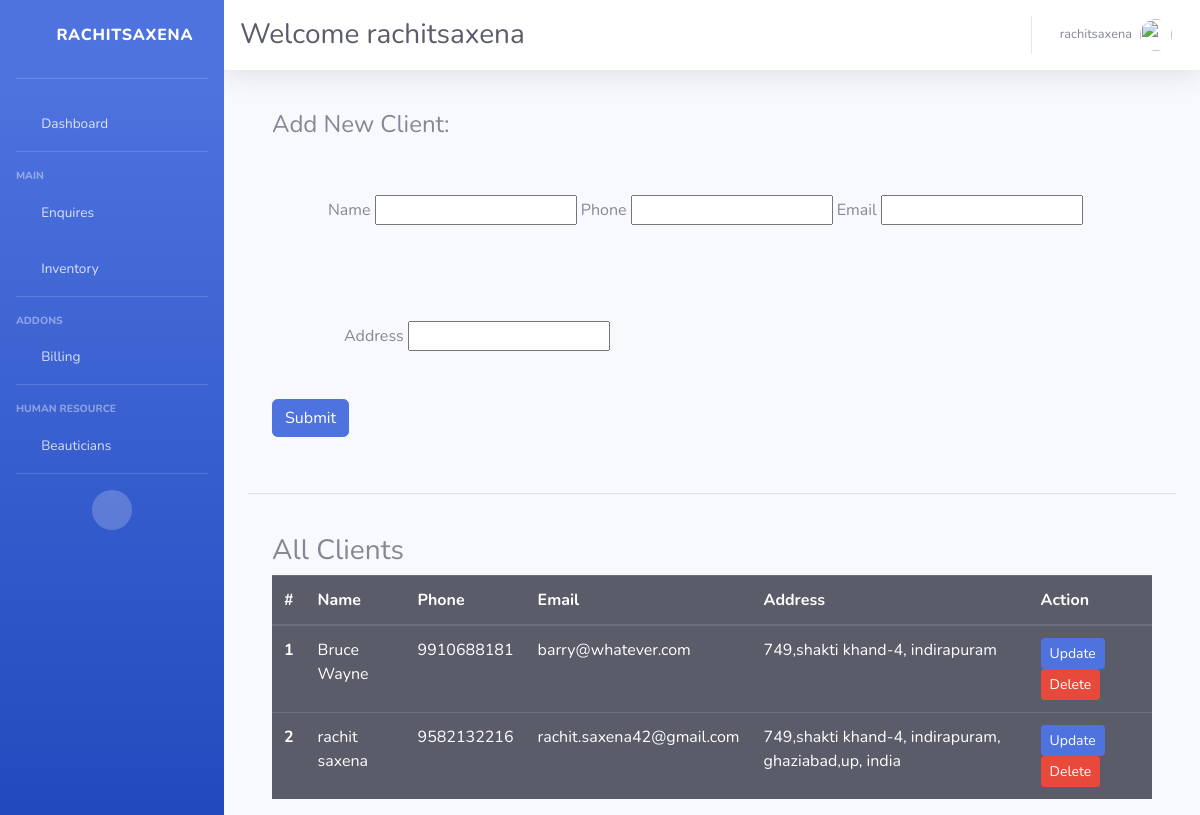
The app's page /old/clients (signed in) with its own data.
### basic/models.py (models this page shows, shortened)
class Client(models.Model):
    name = models.CharField(max_length= 100 , null=True , blank=True)
    email = models.EmailField(max_length=100 , null=True , blank=True)
    phone = models.CharField(max_length=10 , null=True , blank=True)
    address = models.CharField(max_length=500 , null=True , blank=True)
    dob = models.DateField(null=True , blank=True)

### basic/views.py (the view)
# urls.py: path('clients' , views.clients , name='clients'),
@login_required(login_url='loginPage')
def clients(request):
    cli = Client.objects.all()
    form = NewClient()
    if request.method=='POST':
        form = NewClient(request.POST)
        if form.is_valid():
            form.save()
            return redirect('calendarapp:calendar')
        else :
            return render(request , 'basic/404.html')
    else :
        form = NewClient()
    params = {
        'pro' : cli,
        'form' : form
    }
    return render(request , 'basic/forms/newClient.html' , params)

### basic/forms.py
class NewClient(ModelForm):
    class Meta:
        model = Client
        fields = '__all__'

### basic/templates/basic/forms/newClient.html
{% extends 'basic/base.html' %}
{% block content %}
    <div class='container commonContainer py-3'>
    <h4>Add New Client:</h4>
      <form method='post'  class="form-inline"  action=''> {% csrf_token %}
            <div class='container px-2 m-5'>
            {{form.name.label}}
            {{form.name}}
            {{form.phone.label}}
            {{form.phone}}
            {{form.email.label}}
            {{form.email}}
            </div>
            <div class='container px-4 m-5'>
            {{form.address.label}}
            {{form.address}}
            </div>
            <button type="submit" value="Submit" class='btn btn-primary'>Submit</button>
        </form>
    </div>
    <br>
    <hr>
    <br>
    <div class='container'>
        <h3> All Clients </h3>
        <table class="table table-dark enquiryTable">
                  <thead>
                    <tr>
                      <th scope="col">#</th>
                      <th scope="col">Name</th>
                      <th scope="col">Phone</th>
                      <th scope="col">Email</th>
                      <th scope='col'>Address</th>
                      <th scope='col'>Action </th>
                    </tr>
                  </thead>
                  <tbody>
                  {% for i in pro %}
                    <tr>
                      <th scope="row">{{i.id}}</th>
                      <td>{{i.name}}</td>
                      <td>{{i.phone}}</td>
                      <td>{{i.email}}</td>
                      <td>{{i.address}}</td>
                      <td>
                        <a class='btn btn-sm btn-primary' href="{% url 'clientUpdate' i.id %}">Update </a>
                        <a class='btn btn-sm btn-danger' href="{% url 'clientDelete' i.id %}">Delete </a>
                       </td>
                    </tr>
                    {% endfor %}
                  </tbody>
                </table>
    </div>
{% endblock content %}

### basic/templates/basic/base.html (shortened to what this page needs)
<!DOCTYPE html>
<html lang="en">
{% load static %}
<head>
    <link href="{% static 'frontend/vendor/fontawesome-free/css/all.min.css' %}" rel="stylesheet" type="text/css">
    <link href="{% static 'frontend/css/sb-admin-2.min.css' %}" rel="stylesheet">
</head>
<body id="page-top">
    <div id="wrapper">
        <ul class="navbar-nav bg-gradient-primary sidebar sidebar-dark accordion" id="accordionSidebar">
            <a class="sidebar-brand d-flex align-items-center justify-content-center " href="{% url 'calendarapp:calendar' %}">
                <div class="sidebar-brand-icon rotate-n-15">
                    <i class="fas fa-fan"></i>
                </div>
                <div class="sidebar-brand-text mx-3">RachitSaxena</div>
            </a>
            <hr class="sidebar-divider mt-2">
            <li class="nav-item">
                <a class="nav-link" href="{% url 'calendarapp:calendar' %}">
                    <i class="fas fa-fw fa-tachometer-alt"></i>
                    <span>Dashboard</span></a>
            </li>
            <hr class="sidebar-divider">
            <div class="sidebar-heading">
                Main
            </div>
            <li class="nav-item">
                <a class="nav-link" href="{% url 'enquiry' %}">
                    <i class="fas fa-fw fa-chart-area"></i>
                    <span>Enquires</span></a>
            </li>
            <li class="nav-item">
                <a class="nav-link" href={% url 'stock' %}>
                    <i class="fas fa-fw fa-chart-area"></i>
                    <span>Inventory</span></a>
            </li>
            <hr class="sidebar-divider">
            <div class="sidebar-heading">
                Addons
            </div>
            <li class="nav-item">
                <a class="nav-link " href="{% url 'serviceSlip' %}">
                    <i class="fas fa-fw fa-chart-area"></i>
                    <span>Billing</span></a>
            </li>
            <hr class="sidebar-divider">
             <div class="sidebar-heading">
                Human Resource
            </div>
             <li class="nav-item">
                <a class="nav-link " href="{% url 'employee' %}">
                    <i class="fas fa-fw fa-table"></i>
                    <span>Beauticians</span></a>
            </li>
            <hr class="sidebar-divider d-none d-md-block">
            <div class="text-center d-none d-md-inline">
                <button class="rounded-circle border-0" id="sidebarToggle"></button>
            </div>
        </ul>
        <div id="content-wrapper" class="d-flex flex-column">
            <div id="content">
                <nav class="navbar navbar-expand navbar-light bg-white topbar mb-4 static-top shadow">
                    <h1 class="h3 mt-2 text-gray-800">Welcome {{request.user}}</h1>
                    <ul class="navbar-nav ml-auto">
                        <li class="nav-item dropdown no-arrow">
                            <a class="nav-link dropdown-toggle" href="#" id="userDropdown" role="button"
                                data-toggle="dropdown" aria-haspopup="true" aria-expanded="false">
                                <span class="mr-2 d-none d-lg-inline text-gray-600 small">{{request.user}}</span>
                                <img class="img-profile rounded-circle"
                                    src="{% static 'defaultPhoto.png' %}">
                            </a>
                        </li>
                    </ul>
                </nav>
                <div class="container-fluid">
                    {% block content %}
                    {% endblock content %}
                </div>
            </div>
        </div>
    </div>
</body>
</html>

### records on screen
Client: id "1", name "Bruce Wayne", phone "9910688181", email "barry@whatever.com", address "749,shakti khand-4, indirapuram"
Client: id "2", name "rachit saxena", phone "9582132216", email "rachit.saxena42@gmail.com", address "749,shakti khand-4, indirapuram, ghaziabad,up, india"

### other values on screen
{{ request.user }} "rachitsaxena"
